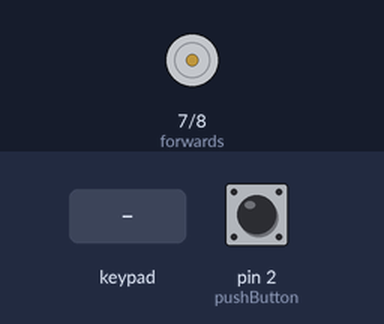
The sketch below on a simulated Arduino Leonardo, built with avr-gcc and run on an emulated ATmega32U4. On the bench: motor-driver pin pairs drawn as motors (green arrow = first pin HIGH = forward, orange = second pin HIGH = backward, longer = more drive). The inputs (shaded band) are chosen by the test bench; at power-on: pin 2 (pushButton) LOW. What the sketch prints to the serial monitor is not drawn.

Above: at 1.2 s.
1.3 s: pin 2 (pushButton) pulled HIGH for 0.15 s
At 2.5 s:
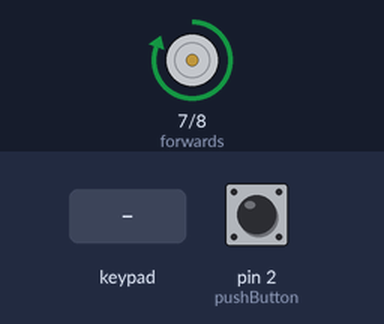
2.9 s: key '4' pressed
At 2.97 s:
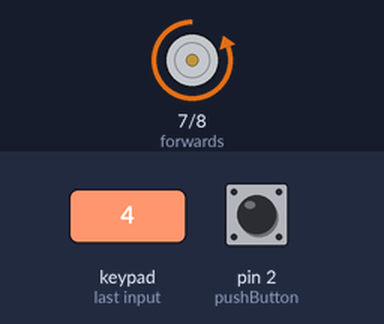
4.5 s: pin 2 (pushButton) pulled HIGH for 1 s
At 5.1 s:
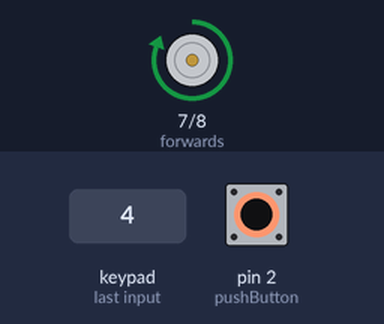
Timing chart, 0 to 7.5 s (numbered marks = the images above; inputs shaded):
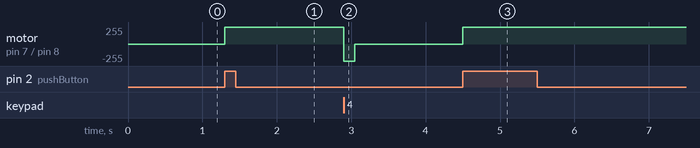

Measured:
- after the input at 1.3 s, motor on pin 7 (forwards) / pin 8 (backwards): stopped → forward 255/255 at once
- after the input at 2.9 s, motor on pin 7 (forwards) / pin 8 (backwards): forward 255/255 → backward 255/255 at once, → stopped 0.15 s later
- after the input at 4.5 s, motor on pin 7 (forwards) / pin 8 (backwards): stopped → forward 255/255 at once

The sketch:

gizmo_linear_actuator.ino
```cpp
#include <Wire.h>
#include "Adafruit_MPR121.h"

#ifndef _BV
#define _BV(bit) (1 << (bit))
#endif

Adafruit_MPR121 cap = Adafruit_MPR121();

// Keeps track of the last pins touched
// so we know when buttons are 'released'
uint16_t lasttouched = 0;
uint16_t currtouched = 0;
int forwards = 7;
int backwards = 8;
int pushButton = 2;

void setup() {

  Serial.begin(9600);

  while (!Serial) { // needed to keep leonardo/micro from starting too fast!
  delay(10);
  }

  Serial.println("Adafruit MPR121 Capacitive Touch sensor test");

  // Default address is 0x5A, if tied to 3.3V its 0x5B
  // If tied to SDA its 0x5C and if SCL then 0x5D
  if (!cap.begin(0x5A)) {
    Serial.println("MPR121 not found, check wiring?");
    while (1);
  }
  Serial.println("MPR121 found!");


pinMode(forwards,OUTPUT); //initialises forward as an output
pinMode(backwards,OUTPUT); //initialises backwards as an output
pinMode(pushButton,INPUT); //initialises button press as an input

}

void loop() {
    int buttonState = digitalRead(pushButton);
    Serial.println(buttonState);
    currtouched = cap.touched();

    if ((currtouched & _BV(4)) && !(lasttouched & _BV(4)) ) { //if pin 4 has been touched
      Serial.print(4); Serial.println(" touched");
      digitalWrite(forwards, LOW);
      digitalWrite(backwards, HIGH); // extend the linear actuator
    }
     if (!(currtouched & _BV(4)) && (lasttouched & _BV(4)) ) { //if pin 4 has been released
    Serial.print(4); Serial.println(" released");
     digitalWrite(forwards, HIGH);
     digitalWrite(backwards, HIGH); //stop the linear actuator
    }
    if (buttonState == 1) { //if the button has been pressed
      Serial.print("restart");
      digitalWrite(forwards, HIGH);
      digitalWrite(backwards, LOW); //return the linear actuator to its original position
    }
    lasttouched = currtouched;

}
```
